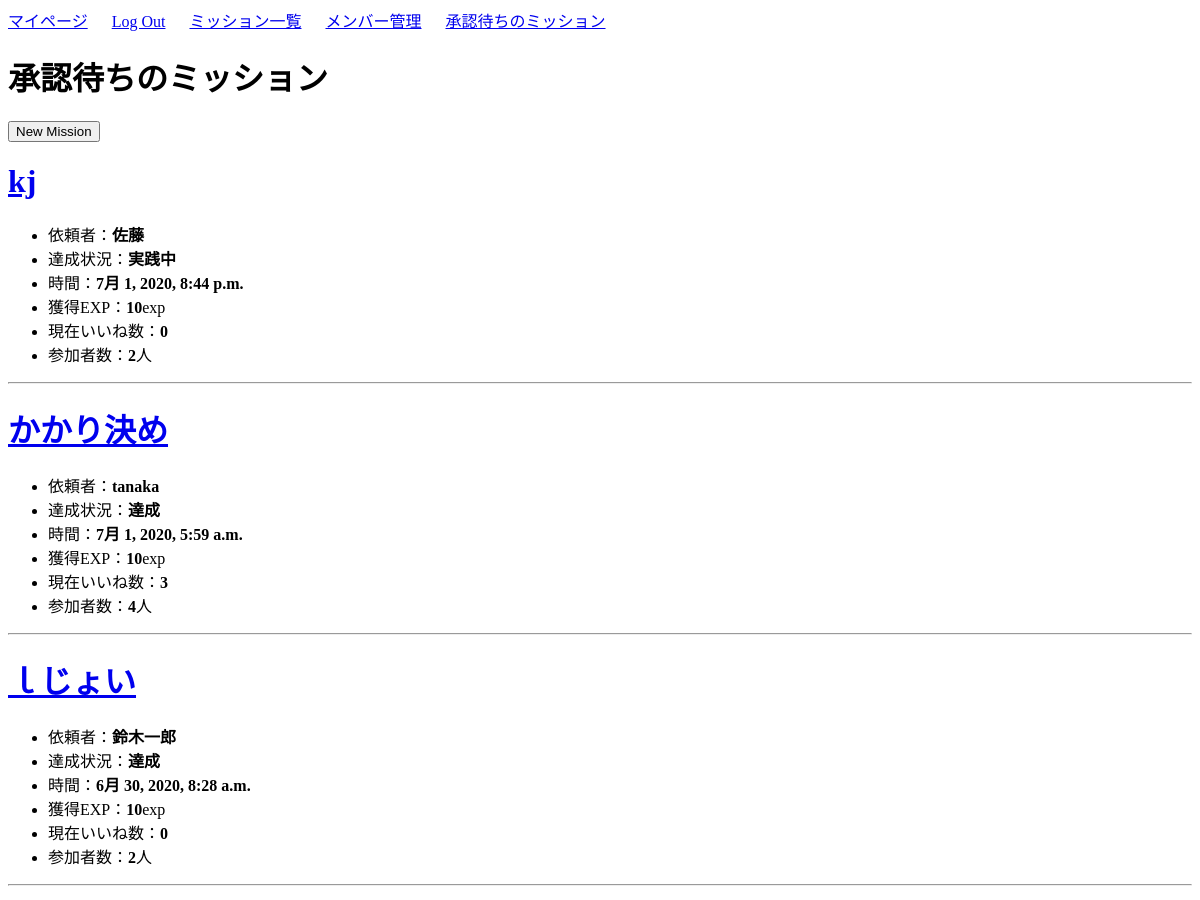
Page /mission/mission_approval/ (signed in, upper part) on the earlier database version.
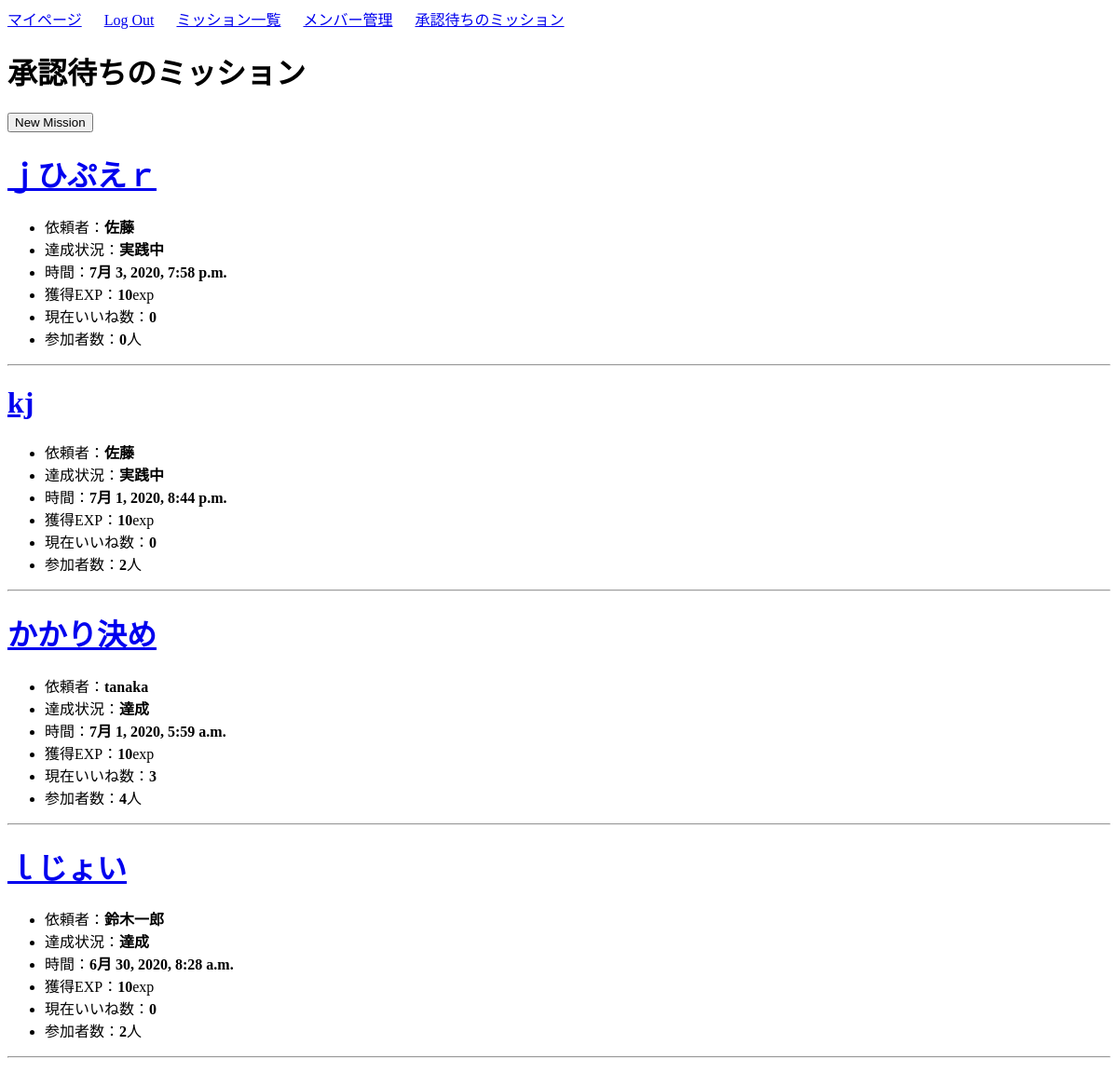
Same page on the later database version.
### mission/models.py (models this page shows, shortened)
class Mission(models.Model):
    author = models.ForeignKey(User, on_delete=models.CASCADE)
    title = models.CharField(max_length=100)
    content = models.TextField()
    date_posted = models.DateTimeField(default=timezone.now)
    mission_flg = models.IntegerField(choices=EXAMPLE_FLG, default=0)    # 達成状況(0:実践中 / 1:達成)
    cost_exp = models.IntegerField(default=3)                            # 作成時に消費されるポイント(使えていない)
    success_exp = models.IntegerField(default=10)                        # クリア報酬ポイント
    good_count = models.IntegerField(default=0)                          # いいね数
    participants = models.IntegerField(default=0)                        # 参加者数
    participants_list_text = models.CharField(max_length=200, default='')# 参加者リスト(文字列で保存)
    participants_list = models.ManyToManyField(Profile)                  # 参加者リスト(他対他)
    approval = models.IntegerField(choices=EXAMPLE_APPROVAL, default=0)  # 承認状況

### mission/views.py (the view)
# urls.py: path('mission/mission_approval/',views.MissionWaitingListView.as_view(),name='mission-waiting'),
class MissionWaitingListView(ListView):
    model = Mission
    template_name = 'mission/mission_waiting.html'
    context_object_name = 'missions'
    ordering = ['-date_posted']
    def get_context_data(self, **kwargs):
        context = super(MissionWaitingListView, self).get_context_data(**kwargs)
        profile = Profile.objects.get(user=self.request.user)
        context["profile"] = profile
        return context

### mission/templates/mission/mission_waiting.html
{% extends 'mission/base.html' %}
{% block body %}
<h1>承認待ちのミッション</h1>
<div>
    <form action="{% url 'mission-create' %}">
        <button type="submit">New Mission</button>
    </form>
    {% for mission in missions %}
        {% if mission.get_approval_display == '承認待ち' %}
            <h1><a href="{% url 'mission-detail' mission.id %}">{{ mission.title }}</a></h1>
            <ul>
                <li>依頼者：<b>{{ mission.author }}</b></li>
                <li>達成状況：<b>{{ mission.get_mission_flg_display }}</b></li>
                <li>時間：<b>{{ mission.date_posted }}</b></li>
                <li>獲得EXP：<b>{{ mission.success_exp }}</b>exp</li>
                <li>現在いいね数：<b>{{ mission.good_count }}</b></li>
                <li>参加者数：<b>{{ mission.participants }}</b>人</li>
            </ul>
            <hr>
        {% endif %}
    {% endfor %}
</div>
{% endblock body %}

Differences in the rows shown:
added Mission: title "ｊひぷえｒ", author "佐藤", mission_flg "実践中", date_posted "7月 3, 2020, 7:58 p.m.", success_exp "10", good_count "0", participants "0"
